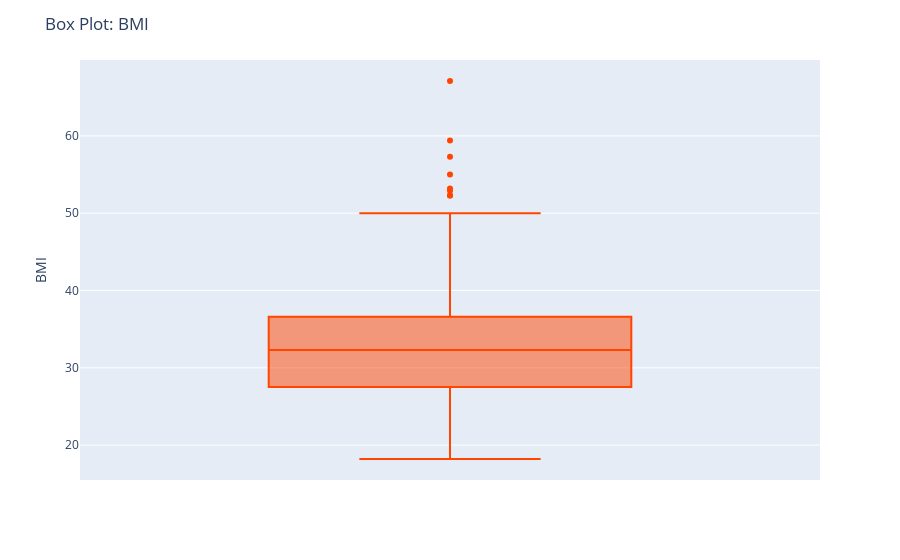

Here is the notebook cell this chart was saved with:
### Code cell
fig6 = px.box(df, y='BMI', color_discrete_sequence=color_sequence)
fig6.update_layout(title='Box Plot: BMI')
fig6.show()

### Figure 1 — Plotly figure (JSON) as saved in the notebook; plotly's stock layout.template omitted (floating-point values rounded to 4 significant figures; data arrays with more than 128 entries replaced by an {"elided": "..."} marker saying what was removed)
{"data": [{"alignmentgroup": "True", "hovertemplate": "BMI=%{y}<extra></extra>", "legendgroup": "", "marker": {"color": "orangered"}, "name": "", "notched": false, "offsetgroup": "", "orientation": "v", "showlegend": false, "type": "box", "x0": " ", "xaxis": "x", "y": {"elided": "768 float values"}, "y0": " ", "yaxis": "y"}], "layout": {"boxmode": "group", "legend": {"tracegroupgap": 0}, "margin": {"t": 60}, "title": {"text": "Box Plot: BMI"}, "xaxis": {"anchor": "y", "domain": [0, 1]}, "yaxis": {"anchor": "x", "domain": [0, 1], "title": {"text": "BMI"}}}}
